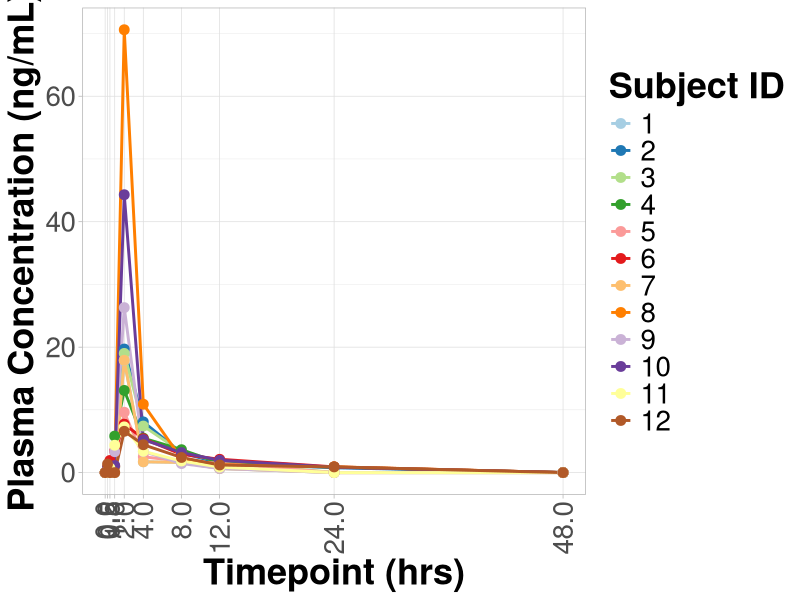
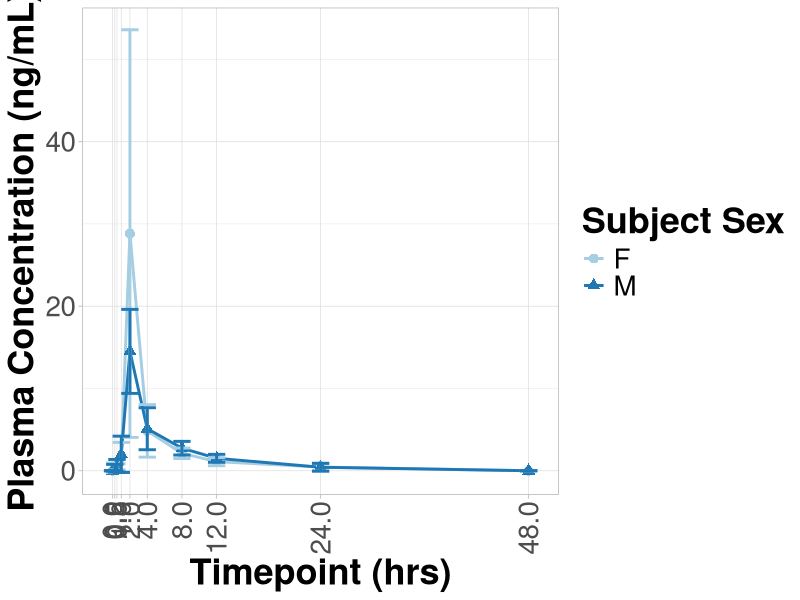
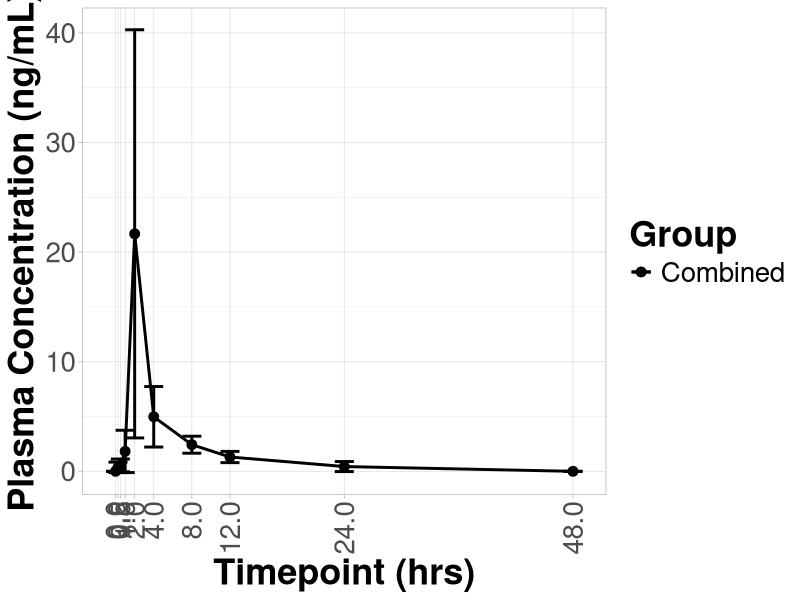
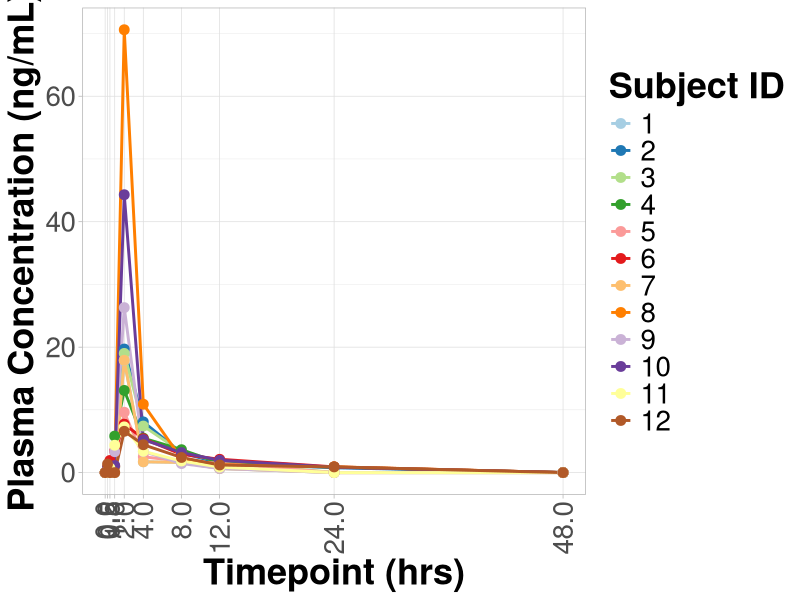
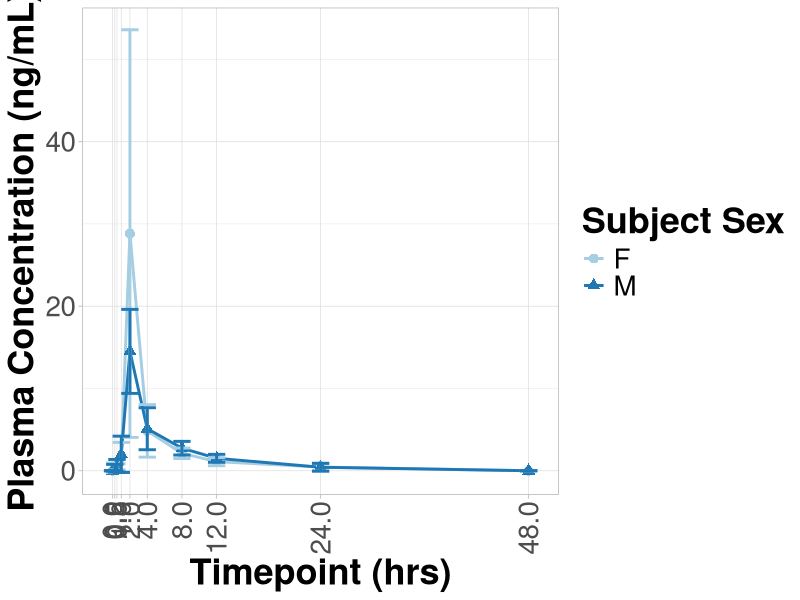
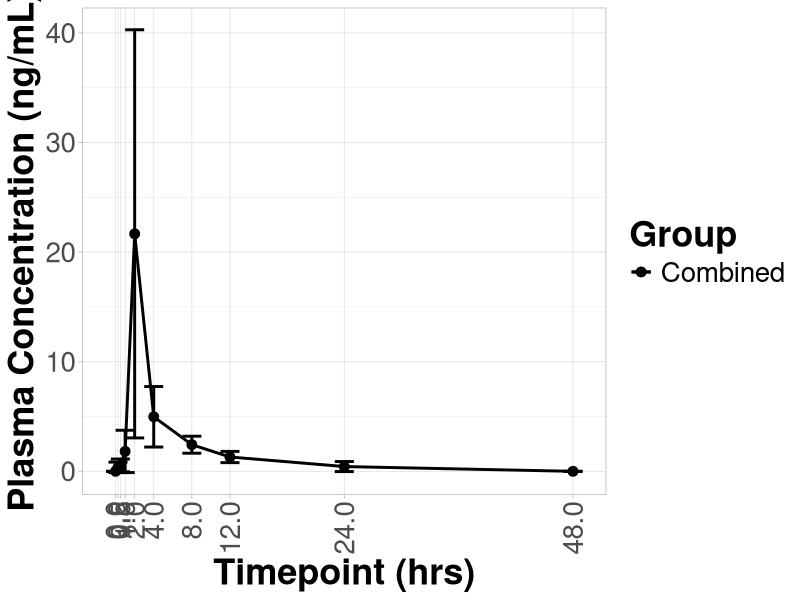

Reproduce these figures in R, in order.
library(dplyr)
library(ggplot2)

# load data
conc_vs_time_df <- read.csv('data/grapiprant_conc_vs_time.csv')

# set timepoints for x-axis ticks
x_major_ticks <- c(0, 0.25, 0.5, 1, 2, 4, 8, 12, 24, 48)
#x_major_ticks <- c(0, 2, 4, 8, 12, 24, 48)

# format tick axis labels
scale_fun <- function(x) sprintf("%.1f", x)

# plot individuals
individual_plot <- conc_vs_time_df %>%
  ggplot(aes(x=timepoint, y=plasma_conc_ng)) +
    geom_line(aes(color=factor(subject_id)), size=1) +
    #geom_point(aes(fill=factor(subject_id)), size=3, pch=21, color='black') +
    geom_point(aes(color=factor(subject_id)), size=3) +
    labs(color='Subject ID', fill='Subject ID', x='Timepoint (hrs)', y='Plasma Concentration (ng/mL)') +
    scale_x_continuous(breaks=x_major_ticks, minor_breaks = NULL, labels=scale_fun) +
    scale_color_brewer(palette="Paired") +
    theme_light() +
    theme(axis.text=element_text(size=20), 
          axis.text.x=element_text(angle = 90, vjust = 0.5, hjust=1),
          axis.title=element_text(size=26,face="bold"),
          legend.title=element_text(size=26,face="bold"),
          legend.text =element_text(size=20)
    )
individual_plot
individual_outpath <- 'figures/grapiprant_conc_vs_time_individuals_7x6.pdf'
ggsave(individual_outpath,
       individual_plot,
       width = 7,
       height = 6
       )

# group by sex
group_by_sex_plot <- conc_vs_time_df %>%
  group_by(sex, timepoint) %>%
  summarize(
    plasma_conc_ng_mean = mean(plasma_conc_ng),
    plasma_conc_ng_sd = sd(plasma_conc_ng)
    ) %>%
    ggplot(aes(x=timepoint, y=plasma_conc_ng_mean)) +
    geom_line(aes(color=factor(sex)), size=1) +
      geom_point(aes(color=sex, shape=factor(sex)), size=3) +
      geom_errorbar(aes(
        ymin = plasma_conc_ng_mean-plasma_conc_ng_sd,
        ymax = plasma_conc_ng_mean+plasma_conc_ng_sd,
        color=sex),
        width = 2, size=1) +
      scale_x_continuous(breaks=x_major_ticks, minor_breaks = NULL, labels=scale_fun) +
      scale_color_brewer(palette="Paired") +
      labs(color='Subject Sex', shape='Subject Sex', x='Timepoint (hrs)', y='Plasma Concentration (ng/mL)') +
      theme_light() + 
      theme(axis.text=element_text(size=20), 
            axis.text.x=element_text(angle = 90, vjust = 0.5, hjust=1),
            axis.title=element_text(size=26,face="bold"),
            legend.title=element_text(size=26,face="bold"),
            legend.text =element_text(size=20)
      )

group_by_sex_plot
group_by_sex_plot_outpath <- 'figures/grapiprant_conc_vs_time_sex_7x6.pdf'
ggsave(group_by_sex_plot_outpath,
       group_by_sex_plot,
       width = 7,
       height = 6
)

# combined group
combined_group_plot <- conc_vs_time_df %>%
  group_by(timepoint) %>%
  summarize(
    plasma_conc_ng_mean = mean(plasma_conc_ng),
    plasma_conc_ng_sd = sd(plasma_conc_ng)
  ) %>%
  mutate(group='Combined') %>%
  ggplot(aes(x=timepoint, y=plasma_conc_ng_mean)) +
  geom_point(aes(color=group), size=3) +
  geom_errorbar(aes(
    ymin = plasma_conc_ng_mean-plasma_conc_ng_sd,
    ymax = plasma_conc_ng_mean+plasma_conc_ng_sd,
    color=group),
    width = 2,
    size=1) +
  geom_line(aes(color=group), size=1) +
  scale_x_continuous(breaks=x_major_ticks, minor_breaks = NULL, labels=scale_fun) +
  labs(x='Timepoint (hrs)', y='Plasma Concentration (ng/mL)', color='Group') +
  theme_light() + 
  theme(axis.text=element_text(size=20), 
        axis.text.x=element_text(angle = 90, vjust = 0.5, hjust=1),
        axis.title=element_text(size=26,face="bold"),
        legend.title=element_text(size=26,face="bold"),
        legend.text =element_text(size=20)
  ) +
  scale_color_manual(values=c("black"))
combined_group_plot

combined_group_plot_outpath <- 'figures/grapiprant_conc_vs_time_combined_7x6.pdf'
ggsave(combined_group_plot_outpath,
       combined_group_plot,
       width = 7,
       height = 6)
